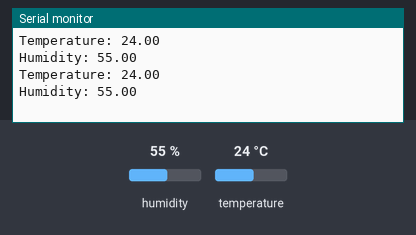
Simulated run of this sketch. Board: Arduino Uno, built with avr-gcc and run on an emulated ATmega328P. Shown: the last lines printed to the serial monitor. The inputs (shaded band) are chosen by the test bench; at power-on: humidity 55 %, temperature 24 °C.

Above: at 2.8 s.
2.9 s: humidity set to 22 %
At 4.8 s:
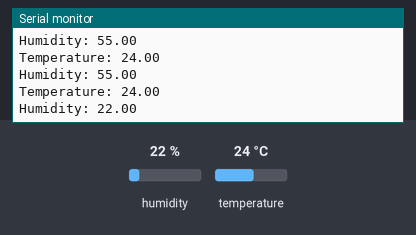
5.6 s: temperature set to 12 °C
At 7.2 s:
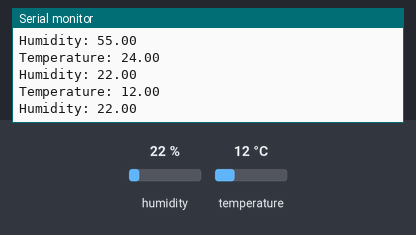
8.3 s: humidity set to 40 %
At 10.8 s:
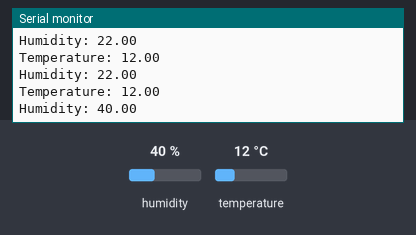
Timing chart, 0 to 12.3 s (numbered marks = the images above; inputs shaded):
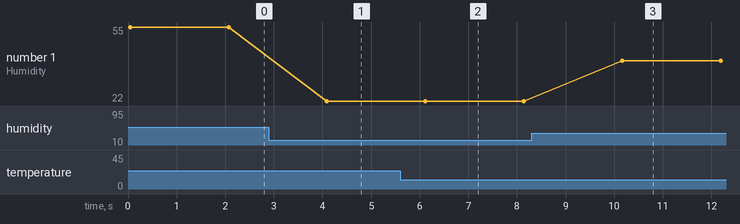

Measured:
- after the input at 2.9 s, the serial monitor: prints a new line after 1.2 s (image 1)
- after the input at 5.6 s, the serial monitor: prints a new line after 0.50 s (image 2)
- after the input at 8.3 s, the serial monitor: prints a new line after 1.9 s (image 3)
- plotted number 1: 55 → 22 after the input at 2.9 s, 22 → 40 after the input at 8.3 s

The sketch:

sketch_jul31a.ino
```cpp
#include "DHT.h"

#define DHTPIN 2
#define DHTTYPE DHT11

DHT dht(DHTPIN, DHTTYPE);

void setup() {
  // put your setup code here, to run once:
  Serial.begin(9600);
  dht.begin();
}

void loop() {
  // put your main code here, to run repeatedly:
  float hum = dht.readHumidity();
  float temp = dht.readTemperature();
  Serial.print("Temperature: ");
  Serial.println(temp);
  Serial.print("Humidity: ");
  Serial.println(hum);
  delay(2000);

}
```
